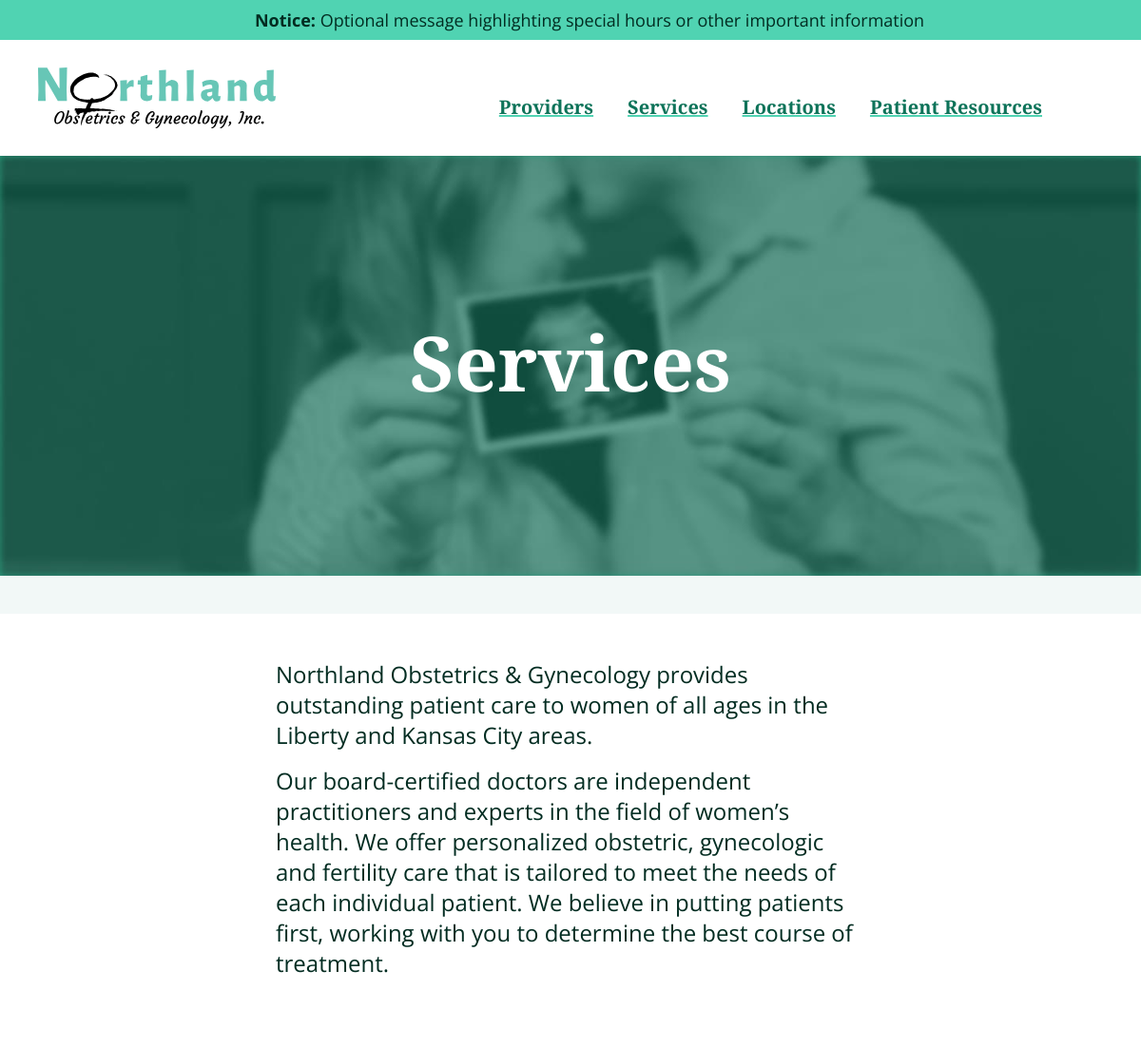
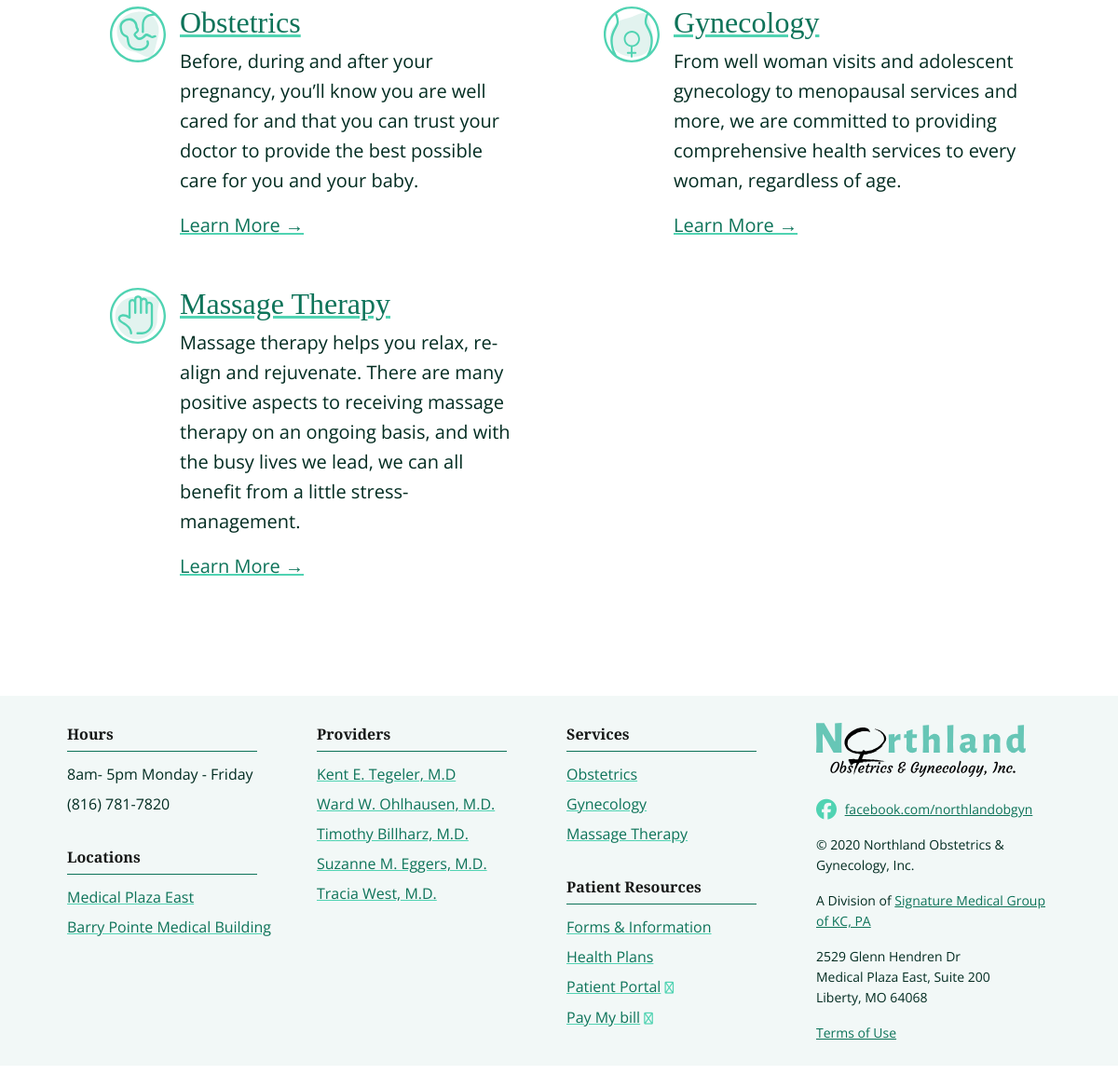
Page /services/ on the committed database (2 pictures, top to bottom).
### header/models.py (models this page shows, shortened)
class Banner(models.Model):
    def one_year_from_today():
        return timezone.now() + timedelta(days=365.25)
    message = models.TextField(
        help_text='What should this banner message say?', default='')
    publish_date = models.DateTimeField(
        help_text='When should this banner message be published?', default=datetime.now)
    expiration_date = models.DateTimeField(
        help_text='When should this banner stop being displayed? (Defaults 1 year from now)', default=one_year_from_today)

### services/models.py (models this page shows, shortened)
class Service(models.Model):
    slug = models.CharField(
        max_length=25, help_text='URL Path Slug', default='')
    view_order = models.IntegerField(
        default=1, help_text='The display order of this service')
    name = models.CharField(
        max_length=50, help_text='Service name', default='')
    icon = models.FileField(
        help_text='Icon image for service', upload_to='static/images/icons', default='')
    summary_desc = models.TextField(
        help_text='Description for the main Services page (can be html)', default='')
    desc = models.TextField(help_text='Description (can be html)', default='')
    services = models.TextField(help_text='Services (can be html)')
    sidebar = models.TextField(help_text='Sidebar (can be html)')
    class Meta:
        ordering = ['view_order']
    def get_absolute_url(self):
        return "/services/" + self.slug

### locations/models.py (models this page shows, shortened)
class Location(models.Model):
    slug = models.CharField(
        max_length=25, help_text='URL Path Slug', default='')
    view_order = models.IntegerField(
        default=1, help_text='The display order of this location')
    name = models.CharField(
        max_length=40, help_text='Name', default='')
    parent_facility = models.CharField(
        max_length=40, help_text='The name of the parent facility (eg "Liberty Hospital")', default='', blank=True)
    address1 = models.TextField(
        help_text='Address1', default='')
    address2 = models.TextField(
        help_text='Address2', default='', blank=True)
    city_state_zip = models.TextField(
        help_text='City, State Zip', default='')
    image_sml = models.FileField(
        help_text='Small location image', upload_to='static/images/locations', default='')
    image = models.FileField(
        help_text='Large location image', upload_to='static/images/locations', default='')
    appointment_text = models.TextField(
        help_text='Display text for appointments', default='8am- 5pm  Monday - Friday')
    phone = models.CharField(
        max_length=14, help_text='Phone display text', default='(816) 781-7820')
    desc = models.TextField(help_text='Description (can be html)', default='')
    highlighted_content = models.TextField(
        help_text='Special content to highlight (can be html)', blank=True, default='')
    isPrimary = models.BooleanField(default=False)
    class Meta:
        ordering = ['view_order']
    def get_absolute_url(self):
        return "/locations"

### providers/models.py (models this page shows, shortened)
class Provider(models.Model):
    view_order = models.IntegerField(
        default=1, help_text='The display order of this provider')
    slug = models.CharField(
        max_length=25, help_text='URL Path Slug', default='')
    name = models.CharField(max_length=50, help_text='Full name with creds')
    focus = models.CharField(
        max_length=50, help_text='Ob, Gyn, or both?', default='Obstetrics & Gynecology')
    doctor = models.BooleanField(default=True)
    bio = models.TextField(help_text='Bio', default='', blank=True)
    specialty = models.TextField(help_text='Specialties')
    image_sml = models.FileField(
        help_text='Small provider image', upload_to='static/images/providers', default='')
    image = models.FileField(
        help_text='Large provider image', upload_to='static/images/providers', default='')
    class Meta:
        ordering = ['view_order']
    def get_absolute_url(self):
        return "/providers/" + str(self.slug)

### resources/models.py (models this page shows, shortened)
class Resource(models.Model):
    slug = models.CharField(
        max_length=25, help_text='URL Path Slug', default='')
    view_order = models.IntegerField(
        default=1, help_text='The display order of this resource')
    name = models.CharField(
        max_length=50, help_text='Resource name', default='')
    icon = models.FileField(
        help_text='Icon image for resource', upload_to='static/images/icons', default='')
    isLink = models.BooleanField(
        help_text='Is this menu item an external link?', default=False)
    isFormLink = models.BooleanField(
        help_text='Is this menu item a form submittal?', default=False)
    external_link = models.URLField(
        help_text='External link (optional)', max_length=200, blank=True, default='')
    content = models.TextField(
        help_text='Page content (only if not a link)', blank=True, default='')
    form_content = models.TextField(
        help_text='The raw form html', blank=True, default='')
    class Meta:
        ordering = ['view_order']
    def get_absolute_url(self):
        return "/resources/" + self.slug

### services/views.py (the view)
# urls.py: path('', views.index, name='index'),
@cache_page(settings.CACHE_VIEW_EXPIRATION)
def index(request):
    services = Service.objects.all()
    context = {
        'services': services,
        'headerFragment': renderHeader()
    }
    context['footerFragment'] = renderFooter(context)
    return render(request, 'services_index.html', context=context)

### footer/views.py (called while the page is built)
def renderFooter(context):
    providers = Provider.objects.filter(doctor=True)
    services = Service.objects.all()
    resources = Resource.objects.all()
    locations = Location.objects.all()
    context = {
        'providers': providers,
        'resources': resources,
        'services': services,
        'locations': locations,
    }
    template = get_template("footer.html")
    return template.render(context)

### header/views.py (called while the page is built)
def renderHeader():
    banners = Banner.objects.filter(publish_date__lte=timezone.now()).filter(
        expiration_date__gte=timezone.now())
    context = {
        'banners': banners
    }
    template = get_template("header.html")
    return template.render(context)

### header/templates/header.html (shortened to what this page needs)
  {% if banners %}
  <div class="banner">
    <ul class="text-center">
      {% for banner in banners %}
      <li>{% autoescape off %}{{ banner.message }}{% endautoescape %}</li>
      {% endfor %}
    </ul>
  </div>
  {% endif %}
  {% load static %}
  <div class="mb-3">
    <nav class="navbar navbar-expand-lg">
      <a class="navbar-brand pl-4" href="{% url 'index' %}"><img src="{% static 'images/northland-obgyn-logo.svg' %}" width="250" alt="" loading="lazy"/></a>
      <div class="collapse navbar-collapse" id="navbarSupportedContent">
        <ul class="navbar-nav ml-auto">
          <li class="nav-item active">
            <a class="nav-link" href="{% url 'providers:index' %}">Providers <span class="sr-only">(current)</span></a>
          </li>
          <li class="nav-item">
            <a class="nav-link" href="{% url 'services:index' %}">Services</a>
          </li>
          <li class="nav-item">
            <a class="nav-link" href="{% url 'locations:index' %}">Locations</a>
          </li>
          <li class="nav-item">
            <a class="nav-link" href="{% url 'resources:index' %}">Patient Resources</a>
          </li>
        </ul>
      </div>
    </nav>
  </div>

### footer/templates/footer.html (shortened to what this page needs)
{% load static %}
<footer class="container-xl my-4">
    <div class="row mx-3 px-5 py-2">
      <div class="col px-2">
        <h4>Hours</h4>
        <p class="line mr-5"></p>
        {% for location in locations %}
          {% if location.isPrimary %}
          {% autoescape off %}
          <p>{{ location.appointment_text }}</p>
          <p>{{ location.phone }}</p>
          {% endautoescape %}
          {% endif %}
        {% endfor %}
        <h4>Locations</h4>
        <p class="line mr-5"></p>
        {% for location in locations %}
          <p><a href="{{ location.get_absolute_url }}">{{ location.name }}</a></p>
        {% endfor %}
      </div>
      <div class="col px-2">
        <h4>Providers</h4>
        <p class="line mr-5"></p>
        {% for provider in providers %}
          <p><a href="{{ provider.get_absolute_url }}">{{ provider.name }}</a>
        {% endfor %}
      </div>
      <div class="col px-2">
        <h4>Services</h4>
        <p class="line mr-5"></p>
        {% for service in services %}
          <p><a href="{{ service.get_absolute_url }}">{{ service.name }}</a></p>
        {% endfor %}
        <h4>Patient Resources</h4>
        <p class="line mr-5"></p>
        {% for resource in resources %}
          {% if resource.external_link %}
          <p><a target="{{resource.slug}}" href="{{ resource.external_link }}">{{ resource.name }}</a> <small><i class="far fa-external-link"></i></small></p>
          {% elif resource.form_content %}
            <p><a href="#" target="billpay" onclick="$('form[name=&quot;billpay&quot;]').submit(); event.preventDefault()">{{ resource.name }}</a> <small><i class="far fa-external-link"></i></small></p>
          {% else %}
          <p><a href="{{ resource.get_absolute_url }}">{{ resource.name }}</a></p>
          {% endif %}
        {% endfor %}
      </div>
      <div class="col px-2 branding">
        <div class="pb-4 pt"><a href="https://northlandobgyn.com"><img src="{% static 'images/northland-obgyn-logo.svg' %}" width="225" alt="" loading="lazy"/></a></div>
        <p class="social"><i class="fab fa-facebook"></i> <a href="https://www.facebook.com/northlandobgyn" target="_blank">facebook.com/northlandobgyn</a></p>
        <p>&copy; {% now "Y" %} Northland Obstetrics &amp; Gynecology, Inc.</p>
        <p>A Division of <a href="https://www.signaturemedicalgroup.com/" target="_blank">Signature Medical Group of KC, PA</a></p>
        {% for location in locations %}
          {% if location.isPrimary %}
          {% autoescape off %}
          <p>{{ location.address1 }}<br/>
          {{ location.address2 }}<br/>
          {{ location.city_state_zip }}</p>
          {% endautoescape %}
          {% endif %}
        {% endfor %}
        <p><a href="terms">Terms of Use</a></p>
      </div>
    </div>
</footer>

### services/templates/services_index.html (shortened to what this page needs)
{% extends "base_generic.html" %}
{% block pageId %}services-idx{% endblock %}
{% block content %}
{{ headerFragment }}
{% load static %}
<header>
  <div class="img-container">
    <picture class="img-responsive">
      <source srcset="{% static 'images/JPGs/services.sm.jpg' %}" media="(max-width: 700px)">
      <source srcset="{% static 'images/JPGs/services.jpg' %}">
      <img src="{% static 'images/JPGs/services.jpg' %}" alt="Services" class="img-responsive">
    </picture>
    <div class="overlay_centered white"><h1>Services</h1></div>
  </div>
  <div class="tagline container">
</header>
<section class="tagline container pt-5">
  <div class="row justify-content-md-center">
    <div class="col">
      <p>Northland Obstetrics &amp; Gynecology provides outstanding patient care to women of
        all ages in the Liberty and Kansas City areas.</p>
      <p>Our board-certified doctors are independent practitioners and experts in the
        field of women’s health. We offer personalized obstetric, gynecologic and
        fertility care that is tailored to meet the needs of each individual patient.
        We believe in putting patients first, working with you to determine the best
        course of treatment.</p>
    </div>
  </div>
</section>
<section class="px-5 py-5">
  <div class="container-lg">
    <div class="row">
      {% for service in services %}
      <div class="col-5 service-item">
          <img src="/{{ service.icon }}" alt="{{ service.slug }}" class="service-icon" width="60">
          <div class="service-summary">
            <a href="{{ service.get_absolute_url }}"><h2>{{ service.name }}</h2></a>
            <p>{{ service.summary_desc }}</p>
            <p><a href="{{ service.get_absolute_url }}">Learn More &rarr;</a>
          </div>
      </div>
      {% endfor %}
    </div>
  </div>
</section>
{{ footerFragment }}
{% endblock %}

### static/css/styles.css (style rules this page uses)
a, a:visited { color: #0D7359; text-decoration: underline; text-decoration-color: #50D3B2; }
.container-xl { padding: 0; }
body { font-family: Open Sans; font-style: normal; font-size: 20px; line-height: 160%; color: #022C21; }
h1,h2,h3,h4,h5 { font-family: Alegreya Sans; font-style: normal; }
h1 { font-size: 48px; font-weight: 800; line-height: 48px; letter-spacing: 0em; text-align: center; padding-top: 15px; padding-bottom: 15px; }
h2 { font-size: 32px; line-height: 35px; }
ul { padding-top: 20px; list-style: none; }
i { color: #50D3B2; padding-right: 5px; }
.fa-facebook { font-size: 22px; }
.social { height: 22px }
.social a { line-height:22px; vertical-align: top; }
.banner { background: #50D3B2; }
.banner ul { padding-top: 5px; padding-bottom: 5px; }
.banner li { font-size: 18px; color: #022C21; display:none; }
.banner li:first-of-type { display:block; }
.navbar-nav li { font-family: 'Alegreya Sans', sans-serif; font-size: 20px; font-style: normal; font-weight: 800; line-height: 22px; letter-spacing: 0em; text-align: left; color: #0D7359; padding-right: 20px; }
#navbarSupportedContent { padding-right: 3em; }
header { background: #F2F8F7; padding-bottom: 10px; }
header .tagline { max-width: 765px; }
.tagline { max-width: 650px; padding: 15px; }
footer { font-size: 16px; line-height: 100%; background: #F2F8F7; }
footer h4 { color: #161817; font-size: 16px; font-weight: bold; padding-top: 1.5em; }
footer p.line { border-bottom: 1px solid #0D7359; }
footer .branding { font-size: 14px; padding-top: 1.5em; }
footer .branding p { line-height: 22px; }
footer .branding a { text-decoration: underline; }
.overlay_centered { position: absolute; top: 50%; left: 50%; transform: translate(-50%, -50%); text-align: center; }
.overlay_centered h1 { color: #022C21; font-size: 80px; line-height: 80px; padding:0 }
.overlay_centered.white h1 { color: #FFF; }
.img-responsive { width: 100%; height: auto; }
.img-container { background-size: 100%; width: 100%; background-position: bottom; position: relative; }
.services-idx .tagline { font-size: 24px; }
.service-item { padding-bottom: 35px; margin-left: 70px; }
.service-item img { position: absolute; top: 0; left: 0; }
.service-item .service-summary { margin-left: 60px; }
@media (min-width: 1200px) { .container-xl { max-width: 1440px !important; } }

### rows in the picture
Banner: message "Notice: Optional message highlighting special hours or other important information"
Service: icon (picture), name "Obstetrics", summary_desc "Before, during and after your pregnancy, you’ll know you are well cared for and that you can trust your doctor to provide the best possible care for you and your baby."
Service: icon (picture), name "Gynecology", summary_desc "From well woman visits and adolescent gynecology to menopausal services and more, we are committed to providing comprehensive health services to every woman, regardless of age."
Service: icon (picture), name "Massage Therapy", summary_desc "Massage therapy helps you relax, re-align and rejuvenate. There are many positive aspects to receiving massage therapy on an ongoing basis, and with the busy lives we lead, we can all benefit from a little stress-management."
Location: appointment_text "8am- 5pm Monday - Friday", phone "(816) 781-7820", name "Medical Plaza East", address1 "2529 Glenn Hendren Dr", address2 "Medical Plaza East, Suite 200", city_state_zip "Liberty, MO 64068"
Location: name "Barry Pointe Medical Building"
Provider: name "Kent E. Tegeler, M.D"
Provider: name "Ward W. Ohlhausen, M.D."
Provider: name "Timothy Billharz, M.D."
Provider: name "Suzanne M. Eggers, M.D."
Provider: name "Tracia West, M.D."
Resource: name "Forms & Information"
Resource: name "Health Plans"
Resource: name "Patient Portal"
Resource: name "Pay My bill"
